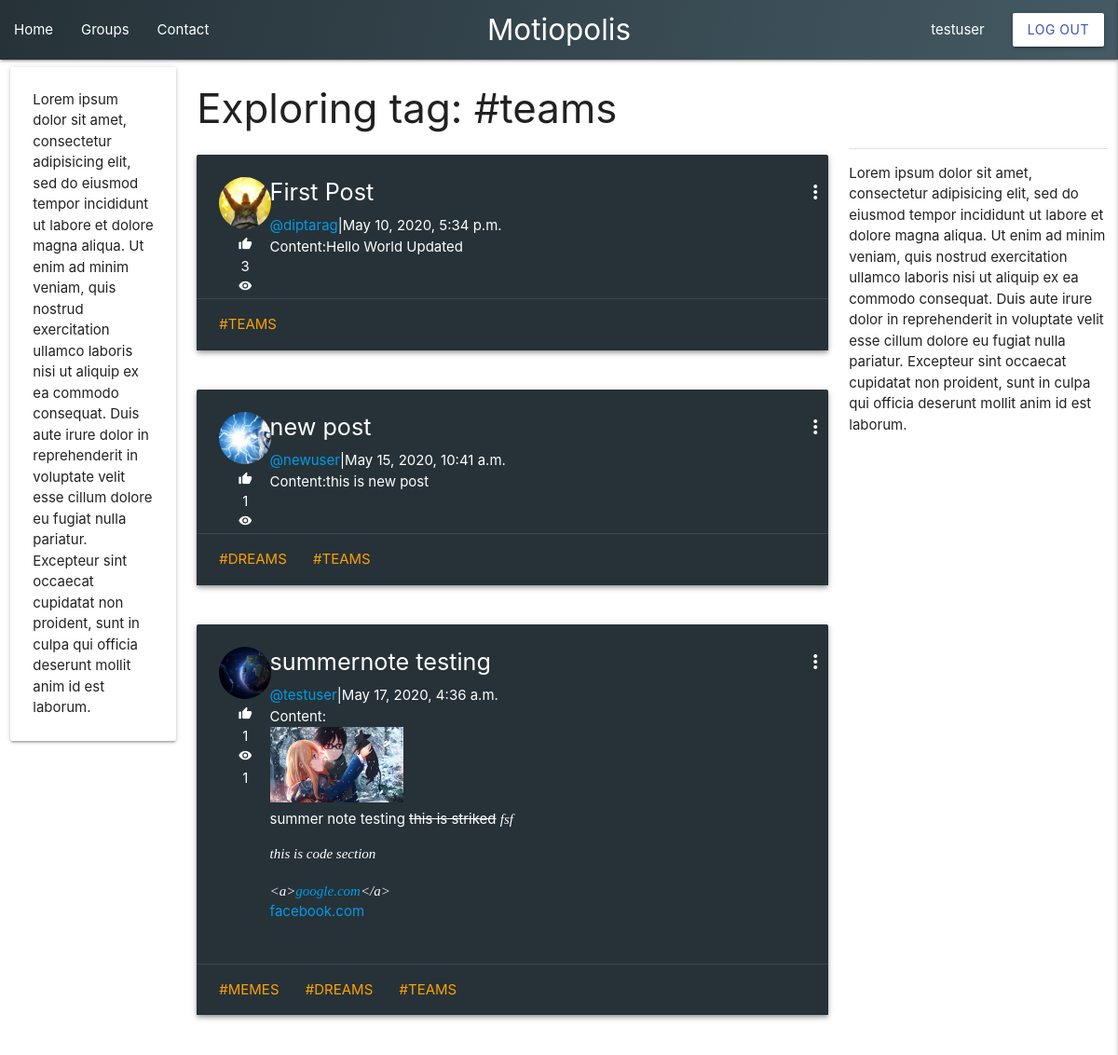
/teams/explore/ (signed in), run on an earlier commit of the app's database.
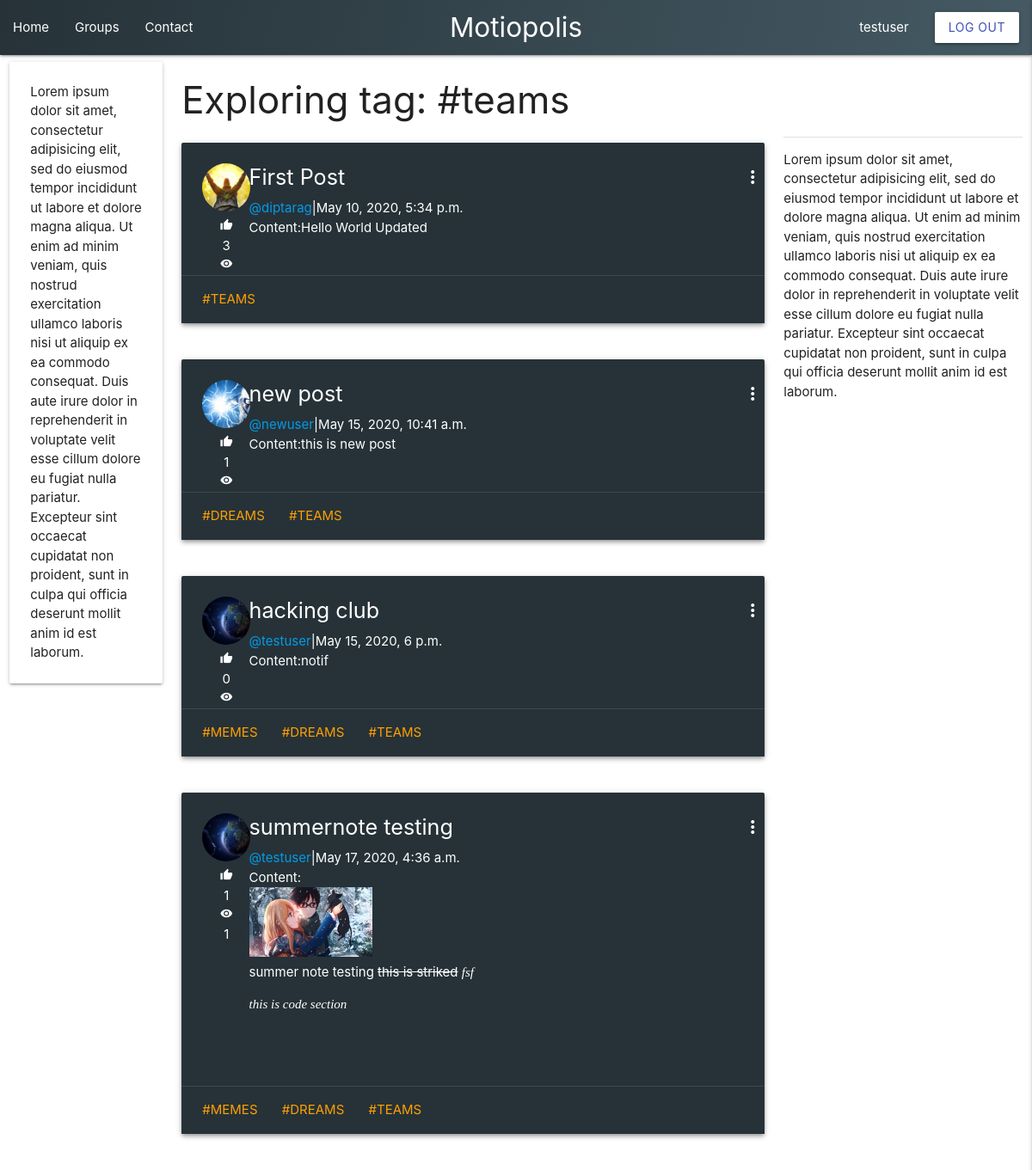
And on a later commit of the database.
### Tag/models.py (models this page shows)
class Tag(models.Model):
    name = models.CharField(max_length=50)
    def __str__(self):
        return self.name

### Post/models.py (models this page shows, shortened)
class Post(models.Model):
	title = models.CharField(max_length=100)
	content = models.TextField()
	date_posted = models.DateTimeField(default=timezone.now)
	author = models.ForeignKey(User, on_delete=models.CASCADE)
	views = models.ManyToManyField(User, related_name='post_views', blank = True)
	likers = models.ManyToManyField(User, related_name = 'likers', blank = True)
	tags = models.ManyToManyField(Tag, related_name = 'tags', blank = True)

### user/models.py (models this page shows, shortened)
class Profile(models.Model):
    user = models.OneToOneField(User, on_delete=models.CASCADE)
    image = models.ImageField(default='default.jpg', upload_to='profile_pics')
    bio = models.TextField(unique=False, default=" ")
    country = models.CharField(max_length=50, default=" ")
    regnum = models.IntegerField(default=0)
    gender = models.IntegerField(choices=SEX, default=0)
    notif = models.DateTimeField(blank=True, default=timezone.now)
    tags = models.ManyToManyField(Tag,related_name='user_tags',blank=True)

### Post/views.py (the view)
# urls.py: path('<tag>/explore/', views.ExploreTagView, name = 'explore-tag'),
@login_required
def ExploreTagView(request, tag):
    posts = Post.objects.filter(tags__name = tag).filter(grouppost__isnull=True)
    context = {
        'posts': posts,
        'tag': tag,
    }
    return render(request, 'Post/explore-tag.html', context)

### Post/templates/Post/explore-tag.html (shortened to what this page needs)
{%  extends "base.html" %}
{% block content %}
<div class="row">
    <div class="col s2 l2">
        <div class="card">
            <div class="card-content">
                Lorem ipsum dolor sit amet, consectetur adipisicing elit, sed do eiusmod tempor incididunt ut labore et dolore magna aliqua. Ut enim ad minim veniam, quis nostrud exercitation ullamco laboris nisi ut aliquip ex ea commodo consequat.
                Duis aute irure dolor in reprehenderit in voluptate velit esse cillum dolore eu fugiat nulla pariatur. Excepteur sint occaecat cupidatat non proident, sunt in culpa qui officia deserunt mollit anim id est laborum.
            </div>
        </div>
    </div>
    <div class="col s7 l7">
        <h3 class="text-muted"> Exploring tag: #{{tag}} </h3>
        {% if posts %}
        {% for post in posts %}
        <div class="row">
            <div class="col s12 l12">
                {% include 'snippets/postCardHome.html' %}
            </div>
        </div>
        {% endfor %}
        {% else %}
        <div class="card  z-depth-3">
            <div class="card-content">
                <h2 class="card-title">We do not have any posts right noww..</h2>
            </div>
        </div>
        {% endif  %}
    </div>
    <div class="col s3  l3">
        <div class="card-content">
            <h3 style="color:white;" class="card-title">Our Sidebar</h3>
            <div class="divider">
            </div>
            <p>Lorem ipsum dolor sit amet, consectetur adipisicing elit, sed do eiusmod tempor incididunt ut labore et dolore magna aliqua. Ut enim ad minim veniam, quis nostrud exercitation ullamco laboris nisi ut aliquip ex ea commodo consequat. Duis aute irure dolor in reprehenderit in voluptate velit esse cillum dolore eu fugiat nulla pariatur. Excepteur sint occaecat cupidatat non proident, sunt in culpa qui officia deserunt mollit anim id est laborum.</p>
        </div>
    </div>
</div>
{% endblock content %}

### templates/base.html (shortened to what this page needs)
{% load static %}
<!DOCTYPE HTML>
<html lang="en">
<head>
    <link rel="stylesheet" href="{% static 'materialize.min.css' %}">
</head>
<body class="">
        {% include 'snippets/mainNav.html' %}
            {% block content %}
            {% endblock %}
</body>
</html>

### templates/snippets/mainNav.html (shortened to what this page needs)
<div class="navbar-fixed ">
    <nav class="nav-wrapper myGradCard">
        <div class="    ">
            <a href="{% url 'blog-home' %}" class="nav-tag center brand-logo">Motiopolis</a>
            <ul class="left hide-on-med-and-down  ">
                <li><a href="{% url 'blog-home' %}" class="nav-tag" >Home</a></li>
                <li><a href="{% url 'group-list' %}" class="nav-tag" >Groups</a></li>
                <li><a href="#mainFooter" class="nav-tag" >Contact</a></li>
            </ul>
            <ul class="right hide-on-med-and-down ">
                {% if user.is_authenticated%}
                <li><a href="{% url 'profile' slug=user.username %}" class="nav-tag"> {{user.username }}</a></li>
                <li><a class="btn white indigo-text waves-effect waves-light" href="{% url 'logout' %}">Log Out</a></li>
                {% else %}
                <li><a class="btn white indigo-text waves-effect waves-light" href="{% url 'login' %}">Login</a></li>
                <li><a class="btn white indigo-text waves-effect waves-light" href="{% url 'register' %}">Register</a></li>
                {% endif %}
            </ul>
        </div>
    </nav>
</div>

### templates/snippets/postCardHome.html (shortened to what this page needs)
<div class="  blue-grey darken-4 card  z-depth-2">
    <div class="card-content white-text">
        <div class="row">
            <div class="col s1 ">
                <div class="myCard-left">
                    <div class="circular--landscape">
                        <img src="{{ post.author.profile.image.url }}" alt="">
                    </div>
                    <br>
                    <div class="center">
                        <i class="tiny material-icons  white-text">thumb_up</i>
                        <p>{{post.likers.count}}</p>
                        <i class="tiny material-icons  white-text">remove_red_eye</i>
                        <p>{{post.views.count}}</p>
                    </div>
                </div>
            </div>
            <div class="col s11">
                <span class="card-title ">
                    {% if not user in post.views.all %}
                    <u><b><a href="{% url 'post-detail' post.id %}" class=" white-text flow-text" id="">{{ post.title }}</a></b></u>
                    {% else %}
                    <b><a href="{% url 'post-detail' post.id %}" class=" white-text flow-text" id="">{{ post.title }}</a></b>
                    {% endif %}
                        <div class="right">
                            <div class="row">
                                <div class="col s1">
                                </div>
                                <div class="col s1">
                                    <i class="material-icons activator  white-text">more_vert</i>
                                </div>
                            </div>
                        </div>
                </span>
                <span>
                    <p><a class="" href="{% url 'profile' slug=post.author.username %}" >@{{ post.author }}</a>|{{ post.date_posted }}</p>
                </span>
                <p>Content:{{post.content|safe}}</p>
            </div>
        </div>
    </div>
    {% if post.tags.all %}
    <div class="card-action">
            {% for tag in post.tags.all %}
            <a href="{% url 'explore-tag' tag %} " class="amber-text text-darken-2 myTag myTag-thin"> #{{tag}} </a>
            {% endfor %}
    </div>
    {% endif %}
</div>

### templates/base.html (style rules this page uses)
body,html { overflow-x:auto; }

### templates/snippets/mainNav.html (style rules this page uses)
.myGradCard { background: rgb(69, 90, 100); background: linear-gradient(283deg, rgba(69, 90, 100, 1) 0%, rgba(38, 50, 56, 1) 100%); }

### templates/snippets/postCardHome.html (style rules this page uses)
.myGradCard { background: rgb(69, 90, 100); background: linear-gradient(283deg, rgba(69, 90, 100, 1) 0%, rgba(38, 50, 56, 1) 100%); }
.circular--landscape { display: inline-block; position: relative; max-width: 7vh; max-height: 7vh; height: 10vh; overflow: hidden; border-radius: 50%; }
.circular--landscape img { width: auto; height: 100%; }
.myCard-left { position: absolute; top: 3vh; left: 3vh; }

What changed in the data, as far as the page shows it:
added Post: author.profile.image (picture), likers.count "0", title "hacking club", author "testuser", date_posted "May 15, 2020, 6 p.m.", content "notif", Tag (name "MEMES"), Tag (name "DREAMS"), Tag (name "TEAMS")
changed Post "summernote testing": content "summer note testing this is striked fsf this is code section <a> google.com </a> facebook.com" → "summer note testing this is striked fsf this is code section"
